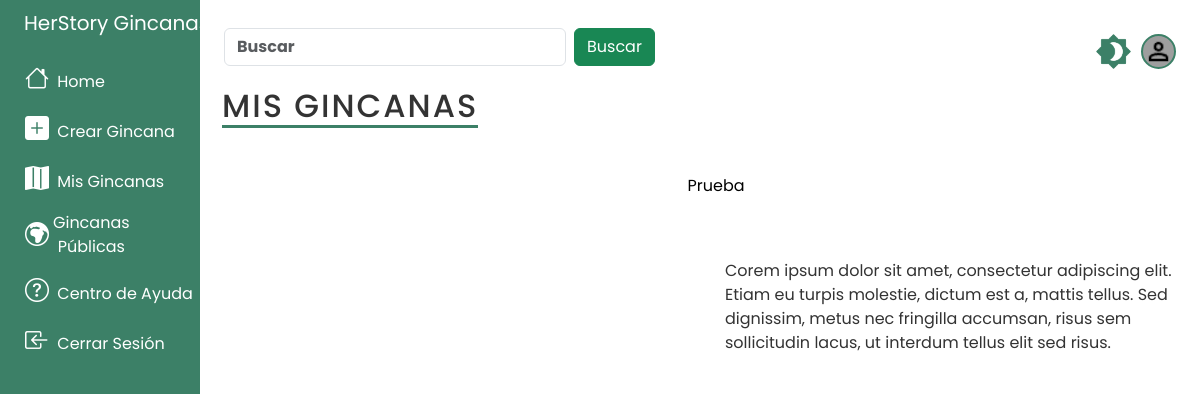
/mis_gincanas/ (signed in), run on an earlier commit of the app's database.
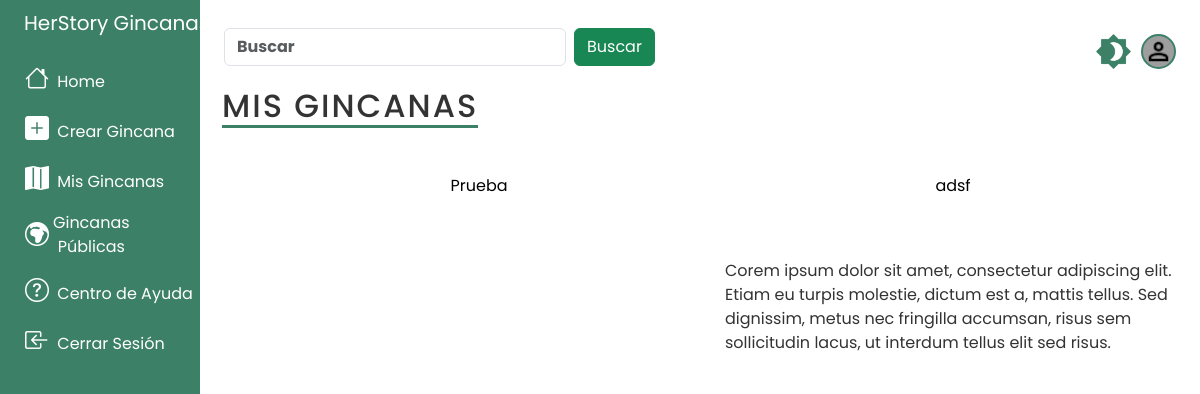
And on a later commit of the database.
### tasks/models.py (models this page shows, shortened)
class Profesor(AbstractBaseUser):
    GENDER_CHOICES = (
        ('H', 'Hombre'),
        ('M', 'Mujer'),
        ('O', 'Otro')
    )
    COUNTRY_CHOICES = (
        ("AF", "Afghanistan"),
        ("AX", "Åland Islands"),
        ("AL", "Albania"),
        ("DZ", "Algeria"),
        ("AS", "American Samoa"),
        ("AD", "Andorra"),
        ("AO", "Angola"),
        ("AI", "Anguilla"),
        ("AQ", "Antarctica"),
        ("AG", "Antigua and Barbuda"),
        ("AR", "Argentina"),
        ("AM", "Armenia"),
        ("AW", "Aruba"),
        ("AU", "Australia"),
        ("AT", "Austria"),
        ("AZ", "Azerbaijan"),
        ("BS", "Bahamas"),
        ("BH", "Bahrain"),
        ("BD", "Bangladesh"),
        ("BB", "Barbados"),
        ("BY", "Belarus"),
        ("BE", "Belgium"),
        ("BZ", "Belize"),
        ("BJ", "Benin"),
        ("BM", "Bermuda"),
        ("BT", "Bhutan"),
        ("BO", "Bolivia (Plurinational State of)"),
        ("BQ", "Bonaire, Sint Eustatius and Saba"),
        ("BA", "Bosnia and Herzegovina"),
        ("BW", "Botswana"),
        ("BV", "Bouvet Island"),
        ("BR", "Brazil"),
        ("IO", "British Indian Ocean Territory"),
        ("BN", "Brunei Darussalam"),
        ("BG", "Bulgaria"),
        ("BF", "Burkina Faso"),
        ("BI", "Burundi"),
        ("CV", "Cabo Verde"),
        ("KH", "Cambodia"),
        ("CM", "Cameroon"),
        ("CA", "Canada"),
        ("KY", "Cayman Islands"),
        ("CF", "Central African Republic"),
        ("TD", "Chad"),
        ("CL", "Chile"),
        ("CN", "China"),
        ("CX", "Christmas Island"),
        ("CC", "Cocos (Keeling) Islands"),
        ("CO", "Colombia"),
        ("KM", "Comoros"),
        ("CG", "Congo"),
        ("CD", "Congo (the Democratic Republic of the)"),
        ("CK", "Cook Islands"),
        ("CR", "Costa Rica"),
        ("CI", "Côte d'Ivoire"),
        ("HR", "Croatia"),
        ("CU", "Cuba"),
        ("CW", "Curaçao"),
        ("CY", "Cyprus"),
        ("CZ", "Czechia"),
        ("DK", "Denmark"),
        ("DJ", "Djibouti"),
        ("DM", "Dominica"),
        ("DO", "Dominican Republic"),
        ("EC", "Ecuador"),
        ("EG", "Egypt"),
        ("SV", "El Salvador"),
        ("GQ", "Equatorial Guinea"),
        ("ER", "Eritrea"),
        ("EE", "Estonia"),
        ("SZ", "Eswatini"),
        ("ET", "Ethiopia"),
        ("FK", "Falkland Islands (Malvinas)"),
        ("FO", "Faroe Islands"),
        ("FJ", "Fiji"),
        ("FI", "Finland"),
        ("FR", "France"),
        ("GF", "French Guiana"),
        ("PF", "French Polynesia"),
        ("TF", "French Southern Territories"),
        ("GA", "Gabon"),
        ("GM", "Gambia"),
        ("GE", "Georgia"),
        ("DE", "Germany"),
        ("GH", "Ghana"),
        ("GI", "Gibraltar"),
        ("GR", "Greece"),
        ("GL", "Greenland"),
        ("GD", "Grenada"),
        ("GP", "Guadeloupe"),
        ("GU", "Guam"),
        ("GT", "Guatemala"),
        ("GG", "Guernsey"),
        ("GN", "Guinea"),
        ("GW", "Guinea-Bissau"),
        ("GY", "Guyana"),
        ("HT", "Haiti"),
        ("HM", "Heard Island and McDonald Islands"),
        ("VA", "Holy See"),
        ("HN", "Honduras"),
        ("HK", "Hong Kong"),
        ("HU", "Hungary"),
        ("IS", "Iceland"),
        ("IN", "India"),
        ("ID", "Indonesia"),
        ("IR", "Iran (Islamic Republic of)"),
        ("IQ", "Iraq"),
        ("IE", "Ireland"),
        ("IM", "Isle of Man"),
        ("IL", "Israel"),
        ("IT", "Italy"),
        ("JM", "Jamaica"),
        ("JP", "Japan"),
        ("JE", "Jersey"),
        ("JO", "Jordan"),
        ("KZ", "Kazakhstan"),
        ("KE", "Kenya"),
        ("KI", "Kiribati"),
        ("KP", "Korea (the Democratic People's Republic of)"),
        ("KR", "Korea (the Republic of)"),
        ("KW", "Kuwait"),
        ("KG", "Kyrgyzstan"),
        ("LA", "Lao People's Democratic Republic"),
        ("LV", "Latvia"),
        ("LB", "Lebanon"),
        ("LS", "Lesotho"),
        ("LR", "Liberia"),
        ("LY", "Libya"),
        ("LI", "Liechtenstein"),
        ("LT", "Lithuania"),
        ("LU", "Luxembourg"),
        ("MO", "Macao"),
        ("MG", "Madagascar"),
        ("MW", "Malawi"),
        ("MY", "Malaysia"),
        ("MV", "Maldives"),
        ("ML", "Mali"),
        ("MT", "Malta"),
        ("MH", "Marshall Islands"),
        ("MQ", "Martinique"),
        ("MR", "Mauritania"),
        ("MU", "Mauritius"),
        ("YT", "Mayotte"),
        ("MX", "Mexico"),
        ("FM", "Micronesia (Federated States of)"),
        ("MD", "Moldova (the Republic of)"),
        ("MC", "Monaco"),
        ("MN", "Mongolia"),
        ("ME", "Montenegro"),
        ("MS", "Montserrat"),
        ("MA", "Morocco"),
        ("MZ", "Mozambique"),
        ("MM", "Myanmar"),
        ("NA", "Namibia"),
        ("NR", "Nauru"),
        ("NP", "Nepal"),
        ("NL", "Netherlands"),
        ("NC", "New Caledonia"),
        ("NZ", "New Zealand"),
        ("NI", "Nicaragua"),
        ("NE", "Niger"),
        ("NG", "Nigeria"),
        ("NU", "Niue"),
        ("NF", "Norfolk Island"),
        ("MK", "North Macedonia"),
        ("MP", "Northern Mariana Islands"),
        ("NO", "Norway"),
        ("OM", "Oman"),
        ("PK", "Pakistan"),
        ("PW", "Palau"),
        ("PS", "Palestine, State of"),
        ("PA", "Panama"),
        ("PG", "Papua New Guinea"),
        ("PY", "Paraguay"),
        ("PE", "Peru"),
        ("PH", "Philippines"),
        ("PN", "Pitcairn"),
        ("PL", "Poland"),
        ("PT", "Portugal"),
        ("PR", "Puerto Rico"),
        ("QA", "Qatar"),
        ("RE", "Réunion"),
        ("RO", "Romania"),
        ("RU", "Russian Federation"),
        ("RW", "Rwanda"),
        ("BL", "Saint Barthélemy"),
        ("SH", "Saint Helena, Ascension and Tristan da Cunha"),
        ("KN", "Saint Kitts and Nevis"),
        ("LC", "Saint Lucia"),
        ("MF", "Saint Martin (French part)"),
        ("PM", "Saint Pierre and Miquelon"),
        ("VC", "Saint Vincent and the Grenadines"),
        ("WS", "Samoa"),
        ("SM", "San Marino"),
        ("ST", "Sao Tome and Principe"),
        ("SA", "Saudi Arabia"),
        ("SN", "Senegal"),
        ("RS", "Serbia"),
        ("SC", "Seychelles"),
        ("SL", "Sierra Leone"),
        ("SG", "Singapore"),
        ("SX", "Sint Maarten (Dutch part)"),
        ("SK", "Slovakia"),
        ("SI", "Slovenia"),
        ("SB", "Solomon Islands"),
        ("SO", "Somalia"),
        ("ZA", "South Africa"),
        ("GS", "South Georgia and the South Sandwich Islands"),
        ("SS", "South Sudan"),
        ("ES", "Spain"),
        ("LK", "Sri Lanka"),
        ("SD", "Sudan"),
        ("SR", "Suriname"),
        ("SJ", "Svalbard and Jan Mayen"),
        ("SE", "Sweden"),
        ("CH", "Switzerland"),
        ("SY", "Syrian Arab Republic"),
        ("TW", "Taiwan (Province of China)"),
        ("TJ", "Tajikistan"),
        ("TZ", "Tanzania, the United Republic of"),
        ("TH", "Thailand"),
        ("TL", "Timor-Leste"),
        ("TG", "Togo"),
        ("TK", "Tokelau"),
        ("TO", "Tonga"),
        ("TT", "Trinidad and Tobago"),
        ("TN", "Tunisia"),
        ("TR", "Türkiye"),
        ("TM", "Turkmenistan"),
        ("TC", "Turks and Caicos Islands"),
        ("TV", "Tuvalu"),
        ("UG", "Uganda"),
        ("UA", "Ukraine"),
        ("AE", "United Arab Emirates"),
        ("GB", "United Kingdom of Great Britain and Northern Ireland"),
        ("UM", "United States Minor Outlying Islands"),
        ("US", "United States of America"),
        ("UY", "Uruguay"),
        ("UZ", "Uzbekistan"),
        ("VU", "Vanuatu"),
        ("VE", "Venezuela (Bolivarian Republic of)"),
        ("VN", "Viet Nam"),
        ("VG", "Virgin Islands (British)"),
        ("VI", "Virgin Islands (U.S.)"),
        ("WF", "Wallis and Futuna"),
        ("EH", "Western Sahara"),
        ("YE", "Yemen"),
        ("ZM", "Zambia"),
        ("ZW", "Zimbabwe"),
    )
    email = models.EmailField("Correo Electrónico", unique = True, max_length=254, primary_key=True)
    nombre = models.CharField("Nombre" ,max_length=200, null=True, blank=False)
    apellidos = models.CharField("Apellidos", max_length=200, null=True, blank=False)
    imagen = models.ImageField("Imagen de Perfil", default="usuario.png", upload_to='', null=True, blank=True)
    usuario_activo = models.BooleanField(default = True)
    usuario_administrador = models.BooleanField(default=False)
    usuario_verificado = models.BooleanField(default=False)
    fecha_nacimiento = models.DateField('Fecha de nacimiento', null=True, blank=False)
    genero = models.CharField("Género", max_length=1 , choices=GENDER_CHOICES, default='H', null=True)
    pais = models.CharField("País", max_length=2 , choices=COUNTRY_CHOICES, null=True)
    ciudad = models.CharField("Ciudad", max_length=200, null=True, blank=True)
    organizacion = models.CharField("Organizacion", max_length=200, null=True, blank=False)
    objects = Usuario()
    USERNAME_FIELD = 'email'
    REQUIRED_FIELDS = ['nombre', 'apellidos', 'fecha_nacimiento', 'genero', 'pais', 'ciudad', 'organizacion']

class Gincana(models.Model):
    titulo = models.CharField('Nombre de la gincana', max_length=100)
    descripcion = models.TextField('Descirpción de la gincana', blank=True)
    fecha = models.DateTimeField('Fecha de creación', auto_now_add=True)
    edicion = models.DateTimeField('Edición de la gincana', null=True, blank=True)
    duracion = models.TimeField('Duración', null=True, blank=True)
    visibilidad = models.BooleanField('Visibilidad de la gincana: ', default=False)
    activa = models.BooleanField('Actividad de la gincana', default=False)
    imagen = models.ImageField("Imagen de la gincana", default="mapa.png", upload_to='', null=True, blank=True)
    imagen_oscura = models.ImageField("Imagen oscura de la gincana", default="mapa_oscuro.png", upload_to='', null=True, blank=True)
    email_profesor = models.ForeignKey(Profesor, on_delete=models.CASCADE)

### tasks/views.py (the view)
# urls.py: path('mis_gincanas/', views.gincanas, name='mis_gincanas'),
@login_required
def gincanas(request):
    gincanas = Gincana.objects.filter(email_profesor=request.user)
    profesores = Profesor.objects.filter(email=request.user.email)
    dark_mode_enabled = request.session.get('darkModeEnabled', False)
    return render(request, 'mis_gincanas.html',{'gincanas': gincanas, 'profesores': profesores, 'darkModeEnabled': dark_mode_enabled})

### tasks/templates/mis_gincanas.html (shortened to what this page needs)
{% extends 'base.html' %}
{% block content %}
{% load static %}
<div class="container-in">
    <h1>Mis Gincanas</h1>
    <ul class="row">
        {% for gincana in gincanas %}
            {% if forloop.counter0|divisibleby:4 %}
                </ul><ul class="row">
            {% endif %}
            <div class="col">
                <a href=" {% url 'gincana' gincana.id %}" class="gincana">
                    <div class="gincana-titulo">
                        {% if gincana.visibilidad %}
                            <strong>{{gincana.titulo}}</strong>
                        {% else %}
                            {{gincana.titulo}}
                        {% endif %}
                    </div>
                </a>
            </div>
        {% endfor %}
    </ul>
</div>
<footer class="footer">
    <div class="footer-group">
        <div class="footer-box">
        </div>
        <div class="footer-box">
            <p>
                Corem ipsum dolor sit amet, consectetur adipiscing elit.
                Etiam eu turpis molestie, dictum est a, mattis tellus.
                Sed dignissim, metus nec fringilla accumsan, risus sem sollicitudin lacus, ut interdum tellus elit sed risus.
            </p>
        </div>
    </div>
</div>
{% endblock %}

### tasks/templates/base.html (shortened to what the changed rows need)
<!DOCTYPE html>
{% load static %}
<html lang="es">
<head>
    <link rel="stylesheet" href="{% static 'scss/custom.css' %}">
    <link id="modo" rel="stylesheet" href="{% static 'scss/modo_claro.css' %}">
    <link href="https://cdn.jsdelivr.net/npm/bootstrap@5.3.3/dist/css/bootstrap.min.css" rel="stylesheet">
    <link rel="stylesheet" href="https://cdn.jsdelivr.net/npm/bootstrap-icons@1.11.3/font/bootstrap-icons.min.css">
    <link rel="stylesheet" href="https://unpkg.com/leaflet@1.9.4/dist/leaflet.css" />
</head>
<body>
    <div class="container-fluid">
        <div class="row flex-nowrap">
            <div class="col py-3">
                {% if user.is_authenticated %}
                <nav class="navbar sticky-top navegador">
                    <div class="container-fluid">
                        <div class="barra">
                            {% for profesor in profesores %}
                                <button id="dark-mode-toggle" style="border: none; background-color: transparent;">
                                    <img id="dark-mode-image" width="35" height="35" class="rounded-circle" src="{% static 'media/Modo_oscuro.png' %}" >
                                </button>
                                <a href="{% url 'profesor' profesor.email %}" class="d-flex align-items-center text-white text-decoration-none">
                                    <img width="35" height="35" class="rounded-circle" style="background-color: #9E9E9E;border: 2px solid #3C8067; padding: 1px;" src="{{profesor.imagen.url}}" >
                                </a>
                            {% endfor %}
                        </div>
                    </div>
                </nav>
                {% endif %}
                {% block content %}
                {% endblock %}
            </div>
        </div>
</body>
</html>

What changed in the data, as far as the page shows it:
added Gincana: titulo "adsf"
